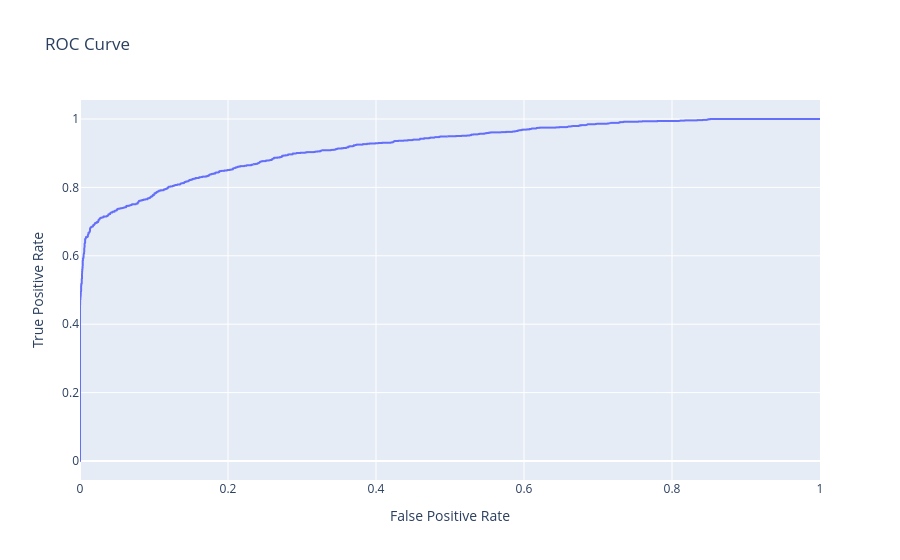

Here is the notebook cell this chart was saved with:
### Code cell
fig.show()

### Figure 1 — Plotly figure (JSON) as saved in the notebook; plotly's stock layout.template omitted (floating-point values rounded to 4 significant figures; data arrays with more than 128 entries replaced by an {"elided": "..."} marker saying what was removed)
{"data": [{"customdata": {"elided": "1754x1 float values"}, "hovertemplate": "False Positive Rate=%{x}<br>True Positive Rate=%{y}<br>threshold=%{customdata[0]}<extra></extra>", "legendgroup": "", "line": {"color": "#636efa", "dash": "solid"}, "marker": {"symbol": "circle"}, "mode": "lines", "name": "", "showlegend": false, "type": "scattergl", "x": {"elided": "1754 float values"}, "xaxis": "x", "y": {"elided": "1754 float values"}, "yaxis": "y"}], "layout": {"legend": {"tracegroupgap": 0}, "title": {"text": "ROC Curve"}, "xaxis": {"anchor": "y", "domain": [0, 1], "title": {"text": "False Positive Rate"}}, "yaxis": {"anchor": "x", "domain": [0, 1], "title": {"text": "True Positive Rate"}}}}
